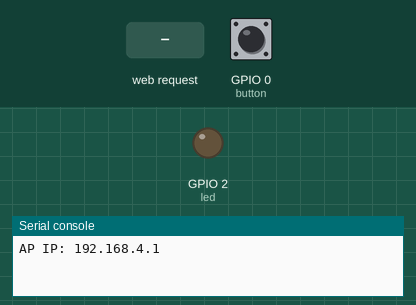
This program was run on a simulated ESP32 board running MicroPython. Shown: output pins drawn as LEDs (lit = HIGH), the last lines printed to the serial console. The inputs (shaded band) are chosen by the test bench; at power-on: GPIO 0 (button) HIGH. The board's own WiFi access point starts at once; library files of the repository ran but are not shown: 1 file(s).

Above: at 1.2 s.
1.3 s: HTTP request GET /?led=on received
At 2.5 s:
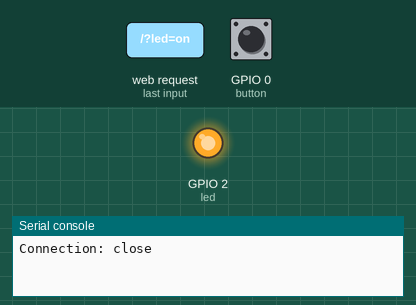
2.8 s: HTTP request GET /?led=off received
At 3.7 s:
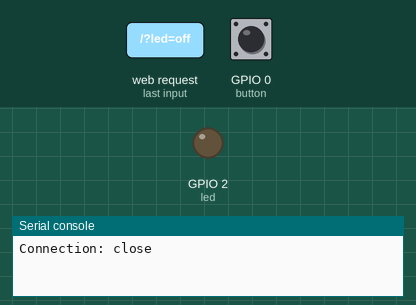
Timing chart, 0 to 5.8 s (numbered marks = the images above; inputs shaded):
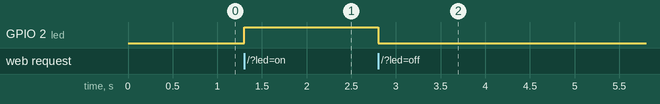

The program:

main.py
```python
from machine import Pin
import network, socket

led = Pin(2, Pin.OUT)
button = Pin(0, Pin.IN, Pin.PULL_UP)  # BOOT = GPIO0, actif à 0 quand appuyé

ap = network.WLAN(network.AP_IF)
ap.active(True)
ap.config(essid="ESP32_AP", password="12345678")
print("AP IP:", ap.ifconfig()[0])

def web_page():
    led_state = "ON" if led.value() else "OFF"
    btn_state = "PRESSED" if button.value() == 0 else "RELEASED"
    html = """<!DOCTYPE html>
<html>
<head><title>ESP32 Web Server</title></head>
<body style="text-align:center;font-family:Helvetica;">
  <h1>ESP32 Web Server</h1>
  <p>LED: <strong>{}</strong></p>
  <p>Button: <strong>{}</strong></p>
  <p><a href="/?led=on"><button>ON</button></a>
     <a href="/?led=off"><button>OFF</button></a></p>
</body>
</html>""".format(led_state, btn_state)
    return html

s = socket.socket(socket.AF_INET, socket.SOCK_STREAM)
s.bind(('', 80))
s.listen(5)

while True:
    conn, addr = s.accept()
    request = conn.recv(1024).decode()
    print("Reçu:", request)

    if "/?led=on" in request:
        led.value(1)
    if "/?led=off" in request:
        led.value(0)

    response = web_page()
    conn.send("HTTP/1.1 200 OK\r\nContent-Type: text/html\r\nConnection: close\r\n\r\n")
    conn.sendall(response)
    conn.close()
```

Measured:
- after the input at 1.3 s, GPIO 2 (led): LOW → HIGH at once
- after the input at 2.8 s, GPIO 2 (led): HIGH → LOW at once
